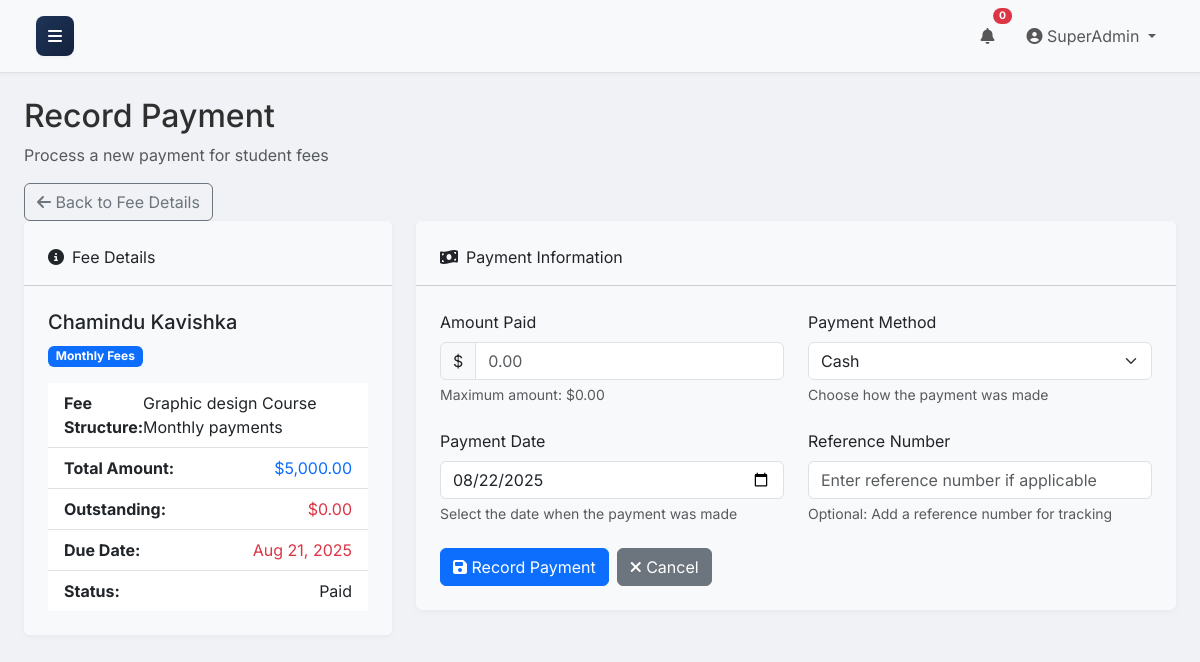
The page /payments/record.php?student_fee_id=9 (signed in) on the database its author committed.
### tables this page shows
CREATE TABLE `student_fees` (
  `id` int(11) NOT NULL,
  `student_id` int(11) NOT NULL,
  `structure_id` int(11) NOT NULL,
  `total_amount` decimal(10,2) NOT NULL,
  `outstanding_amount` decimal(10,2) NOT NULL,
  `due_date` date DEFAULT NULL,
  `status` enum('pending','partial','paid','overdue','cancelled','void') DEFAULT 'pending',
  `created_at` timestamp NOT NULL DEFAULT current_timestamp(),
  `notes` text DEFAULT NULL
);

CREATE TABLE `students` (
  `id` int(11) NOT NULL,
  `user_id` int(11) DEFAULT NULL,
  `student_id` varchar(255) NOT NULL,
  `first_name` varchar(255) NOT NULL,
  `last_name` varchar(255) NOT NULL,
  `dob` date NOT NULL,
  `gender` enum('M','F','O') NOT NULL,
  `year` int(11) NOT NULL,
  `address` text DEFAULT NULL,
  `contact_no` varchar(255) DEFAULT NULL,
  `status` enum('active','deleted') NOT NULL DEFAULT 'active',
  `created_at` timestamp NOT NULL DEFAULT current_timestamp(),
  `parent_user_id` int(11) DEFAULT NULL
);

CREATE TABLE `fee_types` (
  `id` int(11) NOT NULL,
  `name` varchar(100) NOT NULL,
  `description` text DEFAULT NULL,
  `created_at` timestamp NOT NULL DEFAULT current_timestamp()
);

CREATE TABLE `fee_structures` (
  `id` int(11) NOT NULL,
  `title` varchar(150) NOT NULL,
  `type_id` int(11) NOT NULL,
  `amount` decimal(10,2) NOT NULL,
  `applicable_class` varchar(50) DEFAULT NULL,
  `applicable_year` int(11) DEFAULT NULL,
  `created_at` timestamp NOT NULL DEFAULT current_timestamp()
);

### public/payments/record.php (the view, shortened to what this page needs)
<?php
require_once '../includes/header.php';
$pdo = get_pdo_connection();
$student_fee_id = filter_input(INPUT_GET, 'student_fee_id', FILTER_VALIDATE_INT);
$student_fee = null;
$amount_paid = '';
$payment_date = date('Y-m-d');
$method = 'cash';
$reference = '';
try {
    $stmt = $pdo->prepare("SELECT sf.id, sf.total_amount, sf.outstanding_amount, sf.due_date, sf.status, s.first_name, s.last_name, fs.title AS structure_title, ft.name AS fee_type_name FROM student_fees sf JOIN students s ON sf.student_id = s.id JOIN fee_structures fs ON sf.structure_id = fs.id JOIN fee_types ft ON fs.type_id = ft.id WHERE sf.id = ?");
    $stmt->execute([$student_fee_id]);
    $student_fee = $stmt->fetch(PDO::FETCH_ASSOC);
} catch (PDOException $e) {
    set_message('error', 'Database error fetching student fee details: ' . $e->getMessage());
    header('Location: ../fees/list.php');
    exit();
}
?>
    <div class="container-fluid page-container">
        <div class="page-header">
            <div>
                <h2>Record Payment</h2>
                <p class="text-muted">Process a new payment for student fees</p>
            </div>
            <div>
                <a href="../fees/view.php?id=<?php echo htmlspecialchars($student_fee_id); ?>" class="btn btn-outline-secondary">
                    <i class="fas fa-arrow-left"></i> Back to Fee Details
                </a>
            </div>
        </div>
        <?php if ($student_fee): ?>
            <div class="row">
                <div class="col-lg-4">
                    <div class="card mb-4">
                        <div class="card-header">
                            <i class="fas fa-info-circle me-2"></i>Fee Details
                        </div>
                        <div class="card-body">
                            <div class="mb-3">
                                <h5 class="card-title">
                                    <?php echo htmlspecialchars($student_fee['first_name'] . ' ' . $student_fee['last_name']); ?>
                                </h5>
                                <span class="badge bg-primary">
                                    <?php echo htmlspecialchars($student_fee['fee_type_name']); ?>
                                </span>
                            </div>
                            <div class="list-group list-group-flush">
                                <div class="list-group-item d-flex justify-content-between align-items-center">
                                    <strong>Fee Structure:</strong>
                                    <span><?php echo htmlspecialchars($student_fee['structure_title']); ?></span>
                                </div>
                                <div class="list-group-item d-flex justify-content-between align-items-center">
                                    <strong>Total Amount:</strong>
                                    <span class="text-primary">$<?php echo number_format($student_fee['total_amount'], 2); ?></span>
                                </div>
                                <div class="list-group-item d-flex justify-content-between align-items-center">
                                    <strong>Outstanding:</strong>
                                    <span class="text-danger">$<?php echo number_format($student_fee['outstanding_amount'], 2); ?></span>
                                </div>
                                <div class="list-group-item d-flex justify-content-between align-items-center">
                                    <strong>Due Date:</strong>
                                    <span class="<?php echo strtotime($student_fee['due_date']) < time() ? 'text-danger' : 'text-success'; ?>">
                                        <?php echo date('M d, Y', strtotime($student_fee['due_date'])); ?>
                                    </span>
                                </div>
                                <div class="list-group-item d-flex justify-content-between align-items-center">
                                    <strong>Status:</strong>
                                    <span class="status-pill status-<?php echo strtolower($student_fee['status']); ?>">
                                        <?php echo ucfirst($student_fee['status']); ?>
                                    </span>
                                </div>
                            </div>
                        </div>
                    </div>
                </div>
                <div class="col-lg-8">
                    <div class="card">
                        <div class="card-header">
                            <i class="fas fa-money-bill-wave me-2"></i>Payment Information
                        </div>
                        <div class="card-body">
                            <form action="record.php?id=<?php echo htmlspecialchars($student_fee_id); ?>" method="POST" class="needs-validation" novalidate>
                                <div class="row">
                                    <div class="col-md-6">
                                        <div class="mb-4">
                                            <label for="amount_paid" class="form-label">Amount Paid</label>
                                            <div class="input-group">
                                                <span class="input-group-text">$</span>
                                                <input type="number" class="form-control" id="amount_paid" name="amount_paid"
                                                       value="<?php echo htmlspecialchars($amount_paid); ?>"
                                                       step="0.01" min="0"
                                                       max="<?php echo htmlspecialchars($student_fee['outstanding_amount']); ?>"
                                                       placeholder="0.00"
                                                       required>
                                            </div>
                                            <div class="form-text">Maximum amount: $<?php echo number_format($student_fee['outstanding_amount'], 2); ?></div>
                                        </div>
                                        <div class="mb-4">
                                            <label for="payment_date" class="form-label">Payment Date</label>
                                            <input type="date" class="form-control" id="payment_date" name="payment_date"
                                                   value="<?php echo htmlspecialchars($payment_date); ?>" required>
                                            <div class="form-text">Select the date when the payment was made</div>
                                        </div>
                                    </div>
                                    <div class="col-md-6">
                                        <div class="mb-4">
                                            <label for="method" class="form-label">Payment Method</label>
                                            <select class="form-select" id="method" name="method" required>
                                                <option value="cash" <?php echo ($method == 'cash') ? 'selected' : ''; ?>>
                                                    <i class="fas fa-money-bill"></i> Cash
                                                </option>
                                            </select>
                                            <div class="form-text">Choose how the payment was made</div>
                                        </div>
                                        <div class="mb-4">
                                            <label for="reference" class="form-label">Reference Number</label>
                                            <input type="text" class="form-control" id="reference" name="reference"
                                                   value="<?php echo htmlspecialchars($reference); ?>"
                                                   placeholder="Enter reference number if applicable">
                                            <div class="form-text">Optional: Add a reference number for tracking</div>
                                        </div>
                                    </div>
                                </div>
                                <div class="d-flex gap-2">
                                    <button type="submit" class="btn btn-primary">
                                        <i class="fas fa-save"></i> Record Payment
                                    </button>
                                    <a href="../fees/view.php?id=<?php echo htmlspecialchars($student_fee_id); ?>" class="btn btn-secondary">
                                        <i class="fas fa-times"></i> Cancel
                                    </a>
                                </div>
                            </form>
                        </div>
                    </div>
                </div>
            </div>
        <?php endif; ?>
    </div>

### public/assets/css/style.css (style rules this page uses)
html, body { height: 100%; margin: 0; padding: 0; }
:root { --primary-green: #1b4332; --accent-green: #2d6a4f; --light-green: #b7e4c7; --dark-green: #081c15; --professional-blue: #1d3557; --dark-blue: #14213d; --light-gray: #f0f2f5; --medium-gray: #6c757d; --border-color: #dee2e6; --primary: #1d3557; --primary-subtle: #e6eaf0; --success: #2d6a4f; --success-subtle: #e7f2ed; --warning: #ca6702; --warning-subtle: #fff1e6; --info: #184e77; --info-subtle: #e6eff4; --danger: #9b2226; --danger-subtle: #f8e7e7; --secondary: #4a4e69; --secondary-subtle: #ecedf2; --bg-dark: #f0f2f5; --card-bg: #f8f9fa; --timeline-bg: rgba(0, 0, 0, 0.03); --bg-dark: #f0f2f5; --sidebar-width: 250px; --sidebar-collapsed-width: 70px; --sidebar-transition: 0.3s; --shadow-sm: 0 .125rem .25rem rgba(0,0,0,.035); --shadow-md: 0 .5rem 1rem rgba(0,0,0,.05); --shadow-lg: 0 1rem 3rem rgba(0,0,0,.075); }
body { font-family: 'Inter', sans-serif; background-color: var(--bg-dark); overflow-x: hidden; color: #2f2f2f; }
.card { background: var(--card-bg); border: none; box-shadow: 0 2px 6px rgba(0, 0, 0, 0.04); }
.card .card-header { background: transparent; padding: 1.5rem 1.5rem 1rem; }
.card .card-body { padding: 1.5rem; }
@media (min-width: 992px) { body { overflow-x: hidden; } }

### rows shown on the page
student_fees: student.last_name "Chamindu Kavishka", fee_types.name "Monthly Fees", structure.title "Graphic design Course Monthly payments", total_amount "5,000.00", outstanding_amount "0.00", due_date "Aug 21, 2025", status "Paid"

### other values the page prints
$_SESSION['username'] "SuperAdmin"
